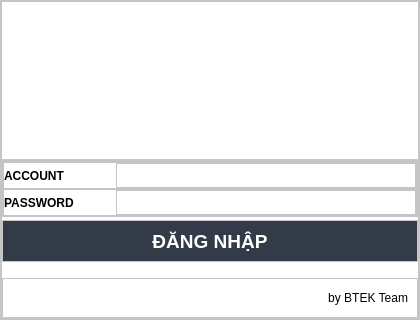
<?xml version="1.0" encoding="UTF-8"?>
<ui version="4.0">
 <class>Form</class>
 <widget class="QWidget" name="Form">
  <property name="geometry">
   <rect>
    <x>0</x>
    <y>0</y>
    <width>420</width>
    <height>320</height>
   </rect>
  </property>
  <property name="minimumSize">
   <size>
    <width>420</width>
    <height>320</height>
   </size>
  </property>
  <property name="windowTitle">
   <string>Form</string>
  </property>
  <layout class="QVBoxLayout" name="verticalLayout_3">
   <property name="spacing">
    <number>0</number>
   </property>
   <property name="leftMargin">
    <number>0</number>
   </property>
   <property name="topMargin">
    <number>0</number>
   </property>
   <property name="rightMargin">
    <number>0</number>
   </property>
   <property name="bottomMargin">
    <number>0</number>
   </property>
   <item>
    <widget class="QFrame" name="CertainFrame">
     <property name="minimumSize">
      <size>
       <width>400</width>
       <height>300</height>
      </size>
     </property>
     <property name="styleSheet">
      <string notr="true">background-color: rgb(255, 255, 255);</string>
     </property>
     <property name="frameShape">
      <enum>QFrame::StyledPanel</enum>
     </property>
     <property name="frameShadow">
      <enum>QFrame::Raised</enum>
     </property>
     <layout class="QVBoxLayout" name="verticalLayout">
      <property name="spacing">
       <number>0</number>
      </property>
      <property name="leftMargin">
       <number>0</number>
      </property>
      <property name="topMargin">
       <number>0</number>
      </property>
      <property name="rightMargin">
       <number>0</number>
      </property>
      <property name="bottomMargin">
       <number>0</number>
      </property>
      <item>
       <widget class="QFrame" name="frame_AppName">
        <property name="frameShape">
         <enum>QFrame::StyledPanel</enum>
        </property>
        <property name="frameShadow">
         <enum>QFrame::Raised</enum>
        </property>
        <layout class="QVBoxLayout" name="verticalLayout_2">
         <property name="spacing">
          <number>0</number>
         </property>
         <property name="leftMargin">
          <number>0</number>
         </property>
         <property name="topMargin">
          <number>0</number>
         </property>
         <property name="rightMargin">
          <number>0</number>
         </property>
         <property name="bottomMargin">
          <number>0</number>
         </property>
         <item>
          <widget class="QLabel" name="label_AppName">
           <property name="sizePolicy">
            <sizepolicy hsizetype="Expanding" vsizetype="Preferred">
             <horstretch>0</horstretch>
             <verstretch>0</verstretch>
            </sizepolicy>
           </property>
           <property name="maximumSize">
            <size>
             <width>16777215</width>
             <height>150</height>
            </size>
           </property>
           <property name="text">
            <string/>
           </property>
           <property name="pixmap">
            <pixmap resource="resource.qrc">:/asset/asset/bdoctor.png</pixmap>
           </property>
           <property name="scaledContents">
            <bool>true</bool>
           </property>
           <property name="alignment">
            <set>Qt::AlignCenter</set>
           </property>
          </widget>
         </item>
        </layout>
       </widget>
      </item>
      <item>
       <widget class="QFrame" name="frame_SignInInfor">
        <property name="frameShape">
         <enum>QFrame::StyledPanel</enum>
        </property>
        <property name="frameShadow">
         <enum>QFrame::Raised</enum>
        </property>
        <layout class="QVBoxLayout" name="verticalLayout_4">
         <property name="spacing">
          <number>0</number>
         </property>
         <property name="leftMargin">
          <number>0</number>
         </property>
         <property name="topMargin">
          <number>0</number>
         </property>
         <property name="rightMargin">
          <number>0</number>
         </property>
         <property name="bottomMargin">
          <number>0</number>
         </property>
         <item alignment="Qt::AlignTop">
          <widget class="QFrame" name="frame_AccountInfor">
           <property name="frameShape">
            <enum>QFrame::StyledPanel</enum>
           </property>
           <property name="frameShadow">
            <enum>QFrame::Raised</enum>
           </property>
           <layout class="QVBoxLayout" name="verticalLayout_5">
            <property name="spacing">
             <number>0</number>
            </property>
            <property name="leftMargin">
             <number>0</number>
            </property>
            <property name="topMargin">
             <number>0</number>
            </property>
            <property name="rightMargin">
             <number>0</number>
            </property>
            <property name="bottomMargin">
             <number>0</number>
            </property>
            <item>
             <widget class="QFrame" name="frame_AccountID">
              <property name="maximumSize">
               <size>
                <width>16777215</width>
                <height>30</height>
               </size>
              </property>
              <property name="frameShape">
               <enum>QFrame::StyledPanel</enum>
              </property>
              <property name="frameShadow">
               <enum>QFrame::Raised</enum>
              </property>
              <layout class="QHBoxLayout" name="horizontalLayout">
               <property name="spacing">
                <number>0</number>
               </property>
               <property name="leftMargin">
                <number>0</number>
               </property>
               <property name="topMargin">
                <number>0</number>
               </property>
               <property name="rightMargin">
                <number>0</number>
               </property>
               <property name="bottomMargin">
                <number>0</number>
               </property>
               <item>
                <widget class="QLabel" name="label_AccountID">
                 <property name="maximumSize">
                  <size>
                   <width>16777215</width>
                   <height>25</height>
                  </size>
                 </property>
                 <property name="font">
                  <font>
                   <family>Segoe UI</family>
                   <weight>75</weight>
                   <bold>true</bold>
                  </font>
                 </property>
                 <property name="text">
                  <string>ACCOUNT</string>
                 </property>
                </widget>
               </item>
               <item>
                <widget class="QTextEdit" name="textbox_AccountID">
                 <property name="maximumSize">
                  <size>
                   <width>300</width>
                   <height>25</height>
                  </size>
                 </property>
                </widget>
               </item>
              </layout>
             </widget>
            </item>
            <item>
             <widget class="QFrame" name="frame_Password">
              <property name="maximumSize">
               <size>
                <width>16777215</width>
                <height>30</height>
               </size>
              </property>
              <property name="frameShape">
               <enum>QFrame::StyledPanel</enum>
              </property>
              <property name="frameShadow">
               <enum>QFrame::Raised</enum>
              </property>
              <layout class="QHBoxLayout" name="horizontalLayout_2">
               <property name="spacing">
                <number>0</number>
               </property>
               <property name="leftMargin">
                <number>0</number>
               </property>
               <property name="topMargin">
                <number>0</number>
               </property>
               <property name="rightMargin">
                <number>0</number>
               </property>
               <property name="bottomMargin">
                <number>0</number>
               </property>
               <item>
                <widget class="QLabel" name="label_Password">
                 <property name="maximumSize">
                  <size>
                   <width>16777215</width>
                   <height>25</height>
                  </size>
                 </property>
                 <property name="font">
                  <font>
                   <family>Segoe UI</family>
                   <weight>75</weight>
                   <bold>true</bold>
                  </font>
                 </property>
                 <property name="text">
                  <string>PASSWORD</string>
                 </property>
                </widget>
               </item>
               <item>
                <widget class="QTextEdit" name="textbox_Password">
                 <property name="maximumSize">
                  <size>
                   <width>300</width>
                   <height>25</height>
                  </size>
                 </property>
                </widget>
               </item>
              </layout>
             </widget>
            </item>
           </layout>
          </widget>
         </item>
         <item alignment="Qt::AlignTop">
          <widget class="QFrame" name="frame_Signin">
           <property name="frameShape">
            <enum>QFrame::StyledPanel</enum>
           </property>
           <property name="frameShadow">
            <enum>QFrame::Raised</enum>
           </property>
           <layout class="QVBoxLayout" name="verticalLayout_6">
            <property name="spacing">
             <number>0</number>
            </property>
            <property name="leftMargin">
             <number>0</number>
            </property>
            <property name="topMargin">
             <number>0</number>
            </property>
            <property name="rightMargin">
             <number>0</number>
            </property>
            <property name="bottomMargin">
             <number>0</number>
            </property>
            <item>
             <widget class="QPushButton" name="btn_SignIn">
              <property name="sizePolicy">
               <sizepolicy hsizetype="Expanding" vsizetype="Expanding">
                <horstretch>0</horstretch>
                <verstretch>0</verstretch>
               </sizepolicy>
              </property>
              <property name="minimumSize">
               <size>
                <width>0</width>
                <height>40</height>
               </size>
              </property>
              <property name="maximumSize">
               <size>
                <width>16777215</width>
                <height>40</height>
               </size>
              </property>
              <property name="font">
               <font>
                <family>Segoe UI</family>
                <pointsize>14</pointsize>
                <weight>75</weight>
                <bold>true</bold>
               </font>
              </property>
              <property name="styleSheet">
               <string notr="true">QPushButton {	
	border: none;
	
	color: rgb(255, 255, 255);
	background-color: rgb(52, 59, 72);
}
QPushButton:hover {
	background-color: rgb(52, 59, 72);
}
QPushButton:pressed {	
	background-color: rgb(85, 170, 255);
}</string>
              </property>
              <property name="text">
               <string>ĐĂNG NHẬP</string>
              </property>
             </widget>
            </item>
           </layout>
          </widget>
         </item>
         <item>
          <widget class="QFrame" name="frame_DevTeam">
           <property name="maximumSize">
            <size>
             <width>16777215</width>
             <height>40</height>
            </size>
           </property>
           <property name="frameShape">
            <enum>QFrame::StyledPanel</enum>
           </property>
           <property name="frameShadow">
            <enum>QFrame::Raised</enum>
           </property>
           <layout class="QVBoxLayout" name="verticalLayout_7">
            <item>
             <widget class="QLabel" name="label_BTEKTeam">
              <property name="text">
               <string>by BTEK Team</string>
              </property>
              <property name="alignment">
               <set>Qt::AlignRight|Qt::AlignTrailing|Qt::AlignVCenter</set>
              </property>
             </widget>
            </item>
           </layout>
          </widget>
         </item>
        </layout>
       </widget>
      </item>
     </layout>
    </widget>
   </item>
  </layout>
 </widget>
 <resources>
  <include location="resource.qrc"/>
 </resources>
 <connections/>
</ui>
